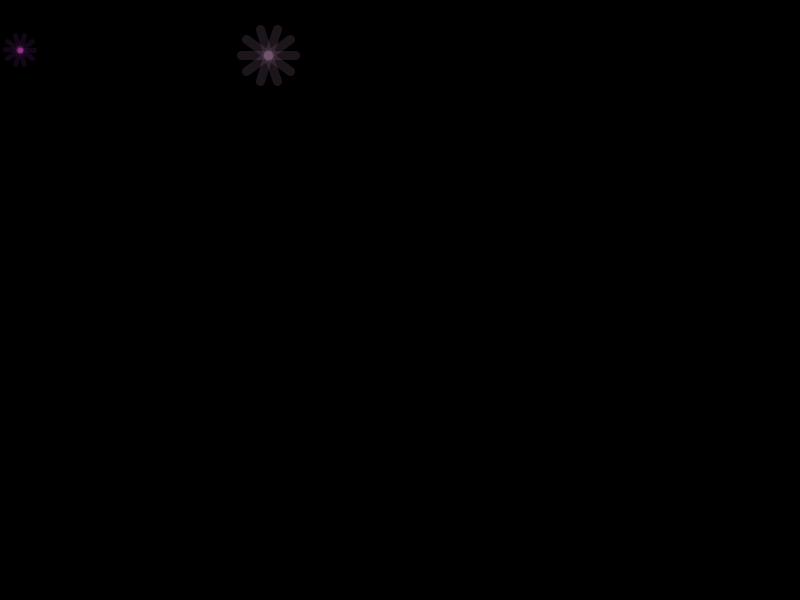
Frame 1 (no input)
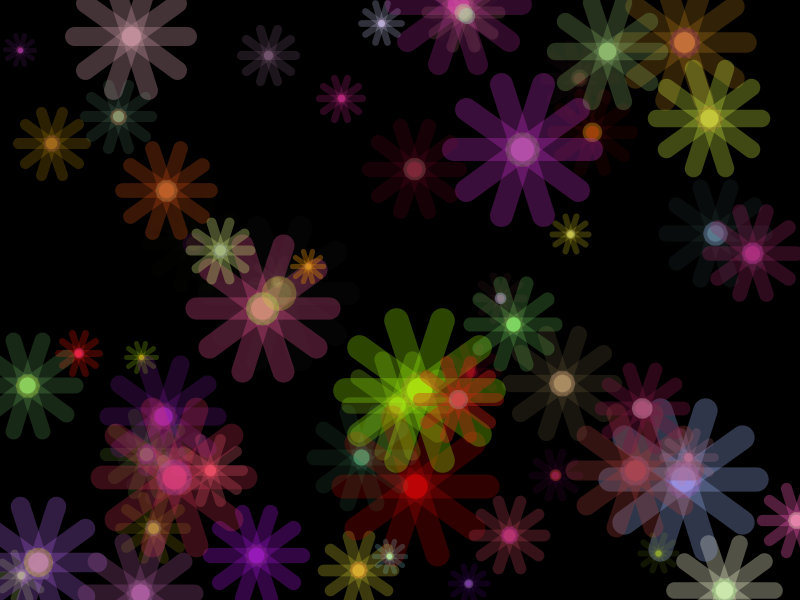
Frame 60 (the mouse pressed at the canvas centre just before this capture)
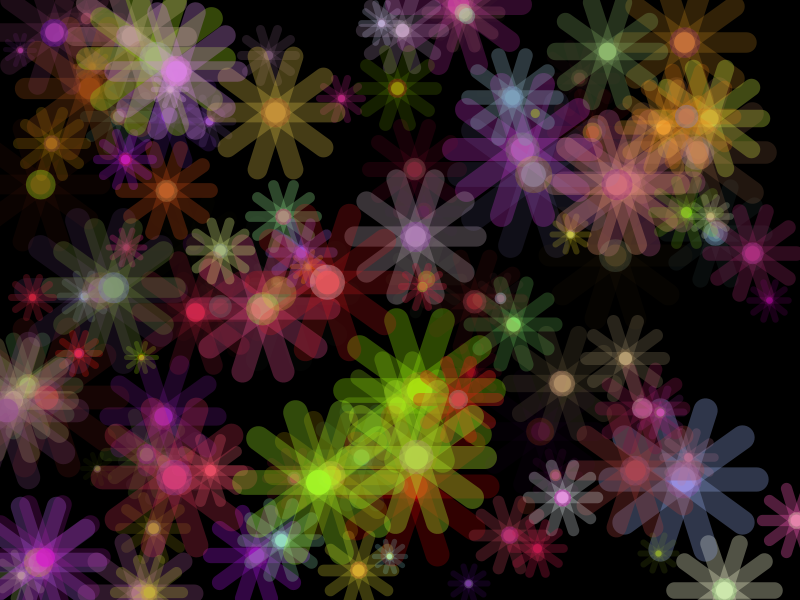
Frame 120 (the mouse held since frame 60 and released just before this capture)

The Processing sketch that drew these frames (run headless with seeded random() and noise(); from frame 60 on, the mouse is pressed at the canvas centre):

// Processing sketch: just_feels_good
// ── just_feels_good.pde
int getRandomColor()
{
  return color(random(120, 255), random(255), random(255), random(100));
}

void drawFlower(float x, float y, float flowerSize)
{
  strokeWeight(flowerSize);
  stroke(getRandomColor()); 
  
  translate(x,y);
  for(int i=0; i<10; i++)
  {
    rotate(TWO_PI / 10);
    line(0, 0, 3 * flowerSize, 0);
  }
  
  strokeWeight(0);
  fill(getRandomColor());
  ellipse(0, 0, 1.5 * flowerSize, 1.5 * flowerSize);

}

void setup()
{
  size(800, 600);
  background(0);
  drawFlower(20, 50, 5.0);
}

void draw()
{
  //if(keyPressed == true)
  //{
    drawFlower(random(width), random(height), random(5,25));
  //}
}
